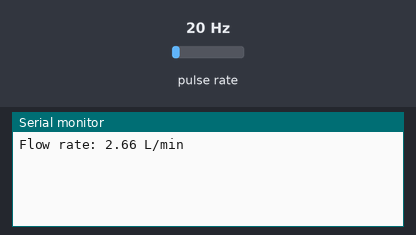
A sketch run on a simulated Arduino Uno, built with avr-gcc and run on an emulated ATmega328P. Shown: the last lines printed to the serial monitor. Wiring (inferred from the names in the program): pulse sensor: data pin 2. The inputs (shaded band) are chosen by the test bench; at power-on: pulse rate 20 Hz.

Above: at 1.2 s.
1.3 s: pulse rate (sensor on pin 2) set to 4 Hz
At 2.6 s:
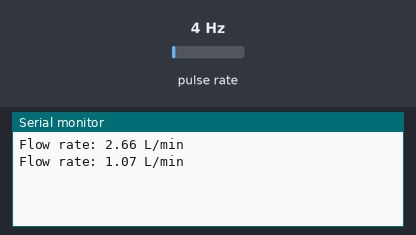
2.8 s: pulse rate (sensor on pin 2) set to 50 Hz
At 3.8 s:
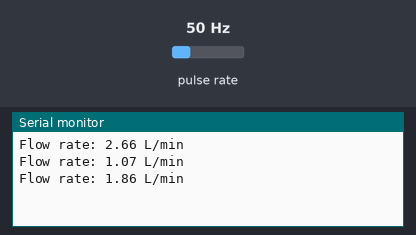
Timing chart, 0 to 5.8 s (numbered marks = the images above; inputs shaded):
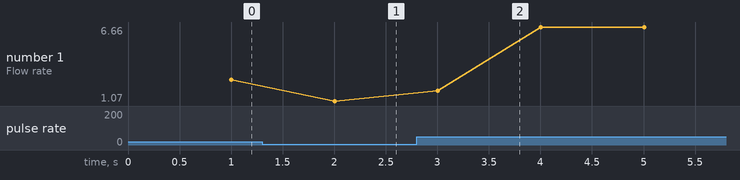

The sketch:

BREE490_FlowMeter.ino
```cpp
const int flowSensorPin = 2; // Pin where the flow sensor is connected
volatile int pulseCount = 0;
float flowRate = 0.0;
unsigned long oldTime = 0;

void setup() {
  pinMode(flowSensorPin, INPUT);
  digitalWrite(flowSensorPin, HIGH); // Optional: Enable internal pull-up
  attachInterrupt(digitalPinToInterrupt(flowSensorPin), countPulse, RISING);
  Serial.begin(9600);
}

void loop() {
  if ((millis() - oldTime) > 1000) { // Only process once per second
    detachInterrupt(digitalPinToInterrupt(flowSensorPin));
    flowRate = ((1000.0 / (millis() - oldTime)) * pulseCount) / 7.5; // Adjust the divisor based on your sensor's specifications
    oldTime = millis();
    pulseCount = 0;
    Serial.print("Flow rate: ");
    Serial.print(flowRate);
    Serial.println(" L/min");
    attachInterrupt(digitalPinToInterrupt(flowSensorPin), countPulse, RISING);
  }
}

void countPulse() {
  pulseCount++;
}
```

Measured:
- after the input at 1.3 s, the serial monitor: prints a new line after 0.70 s (image 1)
- after the input at 2.8 s, the serial monitor: prints a new line after 0.20 s (image 2)
- plotted number 1: 2.66 → 1.07 after the input at 1.3 s, 1.07 → 6.66 after the input at 2.8 s
